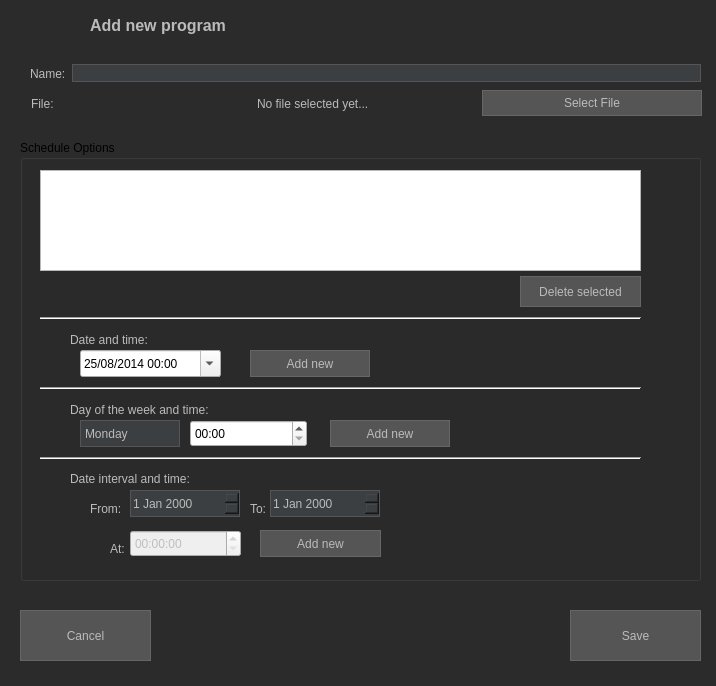
<?xml version="1.0" encoding="UTF-8"?>
<ui version="4.0">
 <class>add_program</class>
 <widget class="QDialog" name="add_program">
  <property name="styleSheet">
   <string notr="true">
    QDialog {
        background-color: #2b2b2b;
        color: #bbbbbb; /* Default text color */
    }
    QLabel {
        color: #bbbbbb;
    }
    QLineEdit, QTextEdit, QPlainTextEdit {
        background-color: #3c3f41;
        color: #bbbbbb;
        border: 1px solid #555555;
        selection-background-color: #007acc;
        selection-color: white;
    }
    QPushButton, QToolButton {
        background-color: #555555;
        color: #bbbbbb;
        border: 1px solid #666666;
        padding: 5px;
    }
    QPushButton:hover, QToolButton:hover {
        background-color: #666666;
    }
    QPushButton:pressed, QToolButton:pressed {
        background-color: #444444;
    }
    QComboBox {
        background-color: #3c3f41;
        color: #bbbbbb;
        border: 1px solid #555555;
        selection-background-color: #007acc;
        /* selection-color: white; */
    }
    QComboBox::drop-down {
        border: none;
    }
    QComboBox QAbstractItemView {
        background-color: #3c3f41;
        color: #bbbbbb;
        selection-background-color: #007acc;
        selection-color: white;
        border: 1px solid #555555;
        outline: 0px;
    }
    QDateEdit {
        background-color: #3c3f41;
        color: #bbbbbb;
        border: 1px solid #555555;
        selection-background-color: #007acc;
        selection-color: white;
    }
    QDateEdit::drop-down {
         /* Style dropdown button if needed */
    }
    QDateEdit QAbstractItemView {
        background-color: #3c3f41;
        color: #bbbbbb;
        selection-background-color: #007acc;
    }
   </string>
  </property>
  <property name="geometry">
   <rect>
    <x>0</x>
    <y>0</y>
    <width>716</width>
    <height>686</height>
   </rect>
  </property>
  <property name="windowTitle">
   <string>Dialog</string>
  </property>
  <property name="windowIcon">
   <iconset resource="resources.qrc">
    <normaloff>:/48x48.png</normaloff>:/48x48.png</iconset>
  </property>
  <widget class="QGroupBox" name="schedules">
   <property name="enabled">
    <bool>true</bool>
   </property>
   <property name="geometry">
    <rect>
     <x>20</x>
     <y>140</y>
     <width>681</width>
     <height>441</height>
    </rect>
   </property>
   <property name="title">
    <string>Schedule Options</string>
   </property>
   <widget class="QDateTimeEdit" name="dateTimeEdit">
    <property name="geometry">
     <rect>
      <x>60</x>
      <y>210</y>
      <width>141</width>
      <height>27</height>
     </rect>
    </property>
    <property name="dateTime">
     <datetime>
      <hour>0</hour>
      <minute>0</minute>
      <second>0</second>
      <year>2014</year>
      <month>8</month>
      <day>25</day>
     </datetime>
    </property>
    <property name="minimumDateTime">
     <datetime>
      <hour>13</hour>
      <minute>0</minute>
      <second>0</second>
      <year>1814</year>
      <month>8</month>
      <day>25</day>
     </datetime>
    </property>
    <property name="minimumDate">
     <date>
      <year>1814</year>
      <month>8</month>
      <day>25</day>
     </date>
    </property>
    <property name="minimumTime">
     <time>
      <hour>13</hour>
      <minute>0</minute>
      <second>0</second>
     </time>
    </property>
    <property name="displayFormat">
     <string>dd/MM/yyyy hh:mm</string>
    </property>
    <property name="calendarPopup">
     <bool>true</bool>
    </property>
   </widget>
   <widget class="QPushButton" name="pushButton_4">
    <property name="geometry">
     <rect>
      <x>230</x>
      <y>210</y>
      <width>120</width>
      <height>27</height>
     </rect>
    </property>
    <property name="text">
     <string>Add new</string>
    </property>
   </widget>
   <widget class="QPushButton" name="pushButton_5">
    <property name="geometry">
     <rect>
      <x>500</x>
      <y>136</y>
      <width>121</width>
      <height>31</height>
     </rect>
    </property>
    <property name="text">
     <string>Delete selected</string>
    </property>
   </widget>
   <widget class="QLabel" name="label_5">
    <property name="geometry">
     <rect>
      <x>50</x>
      <y>190</y>
      <width>101</width>
      <height>20</height>
     </rect>
    </property>
    <property name="text">
     <string>Date and time:</string>
    </property>
   </widget>
   <widget class="QLabel" name="label_6">
    <property name="geometry">
     <rect>
      <x>50</x>
      <y>260</y>
      <width>161</width>
      <height>20</height>
     </rect>
    </property>
    <property name="text">
     <string>Day of the week and time:</string>
    </property>
   </widget>
   <widget class="Line" name="line">
    <property name="geometry">
     <rect>
      <x>20</x>
      <y>170</y>
      <width>601</width>
      <height>16</height>
     </rect>
    </property>
    <property name="orientation">
     <enum>Qt::Horizontal</enum>
    </property>
   </widget>
   <widget class="Line" name="line_2">
    <property name="geometry">
     <rect>
      <x>20</x>
      <y>240</y>
      <width>601</width>
      <height>16</height>
     </rect>
    </property>
    <property name="orientation">
     <enum>Qt::Horizontal</enum>
    </property>
   </widget>
   <widget class="QComboBox" name="cbox_dayOfTheWeek">
    <property name="enabled">
     <bool>true</bool>
    </property>
    <property name="geometry">
     <rect>
      <x>60</x>
      <y>280</y>
      <width>100</width>
      <height>27</height>
     </rect>
    </property>
    <property name="styleSheet">
     <string notr="true">selection-color: rgb(87, 118, 255);</string>
    </property>
    <item>
     <property name="text">
      <string>Monday</string>
     </property>
    </item>
    <item>
     <property name="text">
      <string>Tuesday</string>
     </property>
    </item>
    <item>
     <property name="text">
      <string>Wednesday</string>
     </property>
    </item>
    <item>
     <property name="text">
      <string>Thursday</string>
     </property>
    </item>
    <item>
     <property name="text">
      <string>Friday</string>
     </property>
    </item>
    <item>
     <property name="text">
      <string>Saturday</string>
     </property>
    </item>
    <item>
     <property name="text">
      <string>Sunday</string>
     </property>
    </item>
   </widget>
   <widget class="QTimeEdit" name="hourMinute">
    <property name="enabled">
     <bool>true</bool>
    </property>
    <property name="geometry">
     <rect>
      <x>170</x>
      <y>280</y>
      <width>117</width>
      <height>27</height>
     </rect>
    </property>
    <property name="locale">
     <locale language="English" country="UnitedStates"/>
    </property>
    <property name="displayFormat">
     <string>hh:mm</string>
    </property>
    <property name="timeSpec">
     <enum>Qt::LocalTime</enum>
    </property>
   </widget>
   <widget class="QPushButton" name="pushButton_6">
    <property name="enabled">
     <bool>true</bool>
    </property>
    <property name="geometry">
     <rect>
      <x>310</x>
      <y>280</y>
      <width>120</width>
      <height>27</height>
     </rect>
    </property>
    <property name="text">
     <string>Add new</string>
    </property>
   </widget>
   <widget class="Line" name="line_3">
    <property name="geometry">
     <rect>
      <x>20</x>
      <y>310</y>
      <width>601</width>
      <height>16</height>
     </rect>
    </property>
    <property name="orientation">
     <enum>Qt::Horizontal</enum>
    </property>
   </widget>
   <widget class="QLabel" name="label_7">
    <property name="geometry">
     <rect>
      <x>50</x>
      <y>330</y>
      <width>171</width>
      <height>17</height>
     </rect>
    </property>
    <property name="text">
     <string>Date interval and time:</string>
    </property>
   </widget>
   <widget class="QDateEdit" name="dateEdit">
    <property name="enabled">
     <bool>false</bool>
    </property>
    <property name="geometry">
     <rect>
      <x>110</x>
      <y>350</y>
      <width>110</width>
      <height>27</height>
     </rect>
    </property>
   </widget>
   <widget class="QLabel" name="label_8">
    <property name="geometry">
     <rect>
      <x>70</x>
      <y>360</y>
      <width>31</width>
      <height>17</height>
     </rect>
    </property>
    <property name="text">
     <string>From:</string>
    </property>
   </widget>
   <widget class="QLabel" name="label_9">
    <property name="geometry">
     <rect>
      <x>230</x>
      <y>360</y>
      <width>21</width>
      <height>17</height>
     </rect>
    </property>
    <property name="text">
     <string>To:</string>
    </property>
   </widget>
   <widget class="QDateEdit" name="dateEdit_2">
    <property name="enabled">
     <bool>false</bool>
    </property>
    <property name="geometry">
     <rect>
      <x>250</x>
      <y>350</y>
      <width>110</width>
      <height>27</height>
     </rect>
    </property>
   </widget>
   <widget class="QLabel" name="label_10">
    <property name="geometry">
     <rect>
      <x>90</x>
      <y>400</y>
      <width>31</width>
      <height>17</height>
     </rect>
    </property>
    <property name="text">
     <string>At:</string>
    </property>
   </widget>
   <widget class="QTimeEdit" name="timeEdit_2">
    <property name="enabled">
     <bool>false</bool>
    </property>
    <property name="geometry">
     <rect>
      <x>110</x>
      <y>390</y>
      <width>111</width>
      <height>27</height>
     </rect>
    </property>
   </widget>
   <widget class="QPushButton" name="pushButton_7">
    <property name="enabled">
     <bool>false</bool>
    </property>
    <property name="geometry">
     <rect>
      <x>240</x>
      <y>390</y>
      <width>121</width>
      <height>27</height>
     </rect>
    </property>
    <property name="text">
     <string>Add new</string>
    </property>
   </widget>
   <widget class="QListWidget" name="listWidget">
    <property name="geometry">
     <rect>
      <x>20</x>
      <y>30</y>
      <width>601</width>
      <height>101</height>
     </rect>
    </property>
   </widget>
  </widget>
  <widget class="QWidget" name="layoutWidgetp1">
   <property name="geometry">
    <rect>
     <x>30</x>
     <y>60</y>
     <width>671</width>
     <height>27</height>
    </rect>
   </property>
   <layout class="QHBoxLayout" name="horizontalLayout">
    <item>
     <widget class="QLabel" name="label_3">
      <property name="text">
       <string>Name:</string>
      </property>
     </widget>
    </item>
    <item>
     <widget class="QLineEdit" name="txt_name"/>
    </item>
   </layout>
  </widget>
  <widget class="QLabel" name="label">
   <property name="geometry">
    <rect>
     <x>90</x>
     <y>10</y>
     <width>601</width>
     <height>31</height>
    </rect>
   </property>
   <property name="font">
    <font>
     <pointsize>12</pointsize>
     <weight>75</weight>
     <bold>true</bold>
    </font>
   </property>
   <property name="text">
    <string>Add new program</string>
   </property>
  </widget>
  <widget class="QPushButton" name="pushButton_2">
   <property name="geometry">
    <rect>
     <x>20</x>
     <y>610</y>
     <width>131</width>
     <height>51</height>
    </rect>
   </property>
   <property name="text">
    <string>Cancel</string>
   </property>
  </widget>
  <widget class="QPushButton" name="pushButton">
   <property name="geometry">
    <rect>
     <x>570</x>
     <y>610</y>
     <width>131</width>
     <height>51</height>
    </rect>
   </property>
   <property name="text">
    <string>Save</string>
   </property>
  </widget>
  <widget class="QLabel" name="label_2">
   <property name="geometry">
    <rect>
     <x>30</x>
     <y>0</y>
     <width>41</width>
     <height>41</height>
    </rect>
   </property>
   <property name="text">
    <string/>
   </property>
   <property name="pixmap">
    <pixmap resource="resources.qrc">:/icons/add-event-icon.png</pixmap>
   </property>
   <property name="scaledContents">
    <bool>true</bool>
   </property>
  </widget>
  <widget class="QWidget" name="layoutWidgetp2">
   <property name="geometry">
    <rect>
     <x>31</x>
     <y>90</y>
     <width>671</width>
     <height>27</height>
    </rect>
   </property>
   <layout class="QHBoxLayout" name="horizontalLayout_2">
    <item>
     <widget class="QLabel" name="label_4">
      <property name="text">
       <string>File:</string>
      </property>
     </widget>
    </item>
    <item>
     <widget class="QLabel" name="txt_selected_file">
      <property name="text">
       <string>No file selected yet...</string>
      </property>
     </widget>
    </item>
    <item>
     <widget class="QPushButton" name="pushButton_3">
      <property name="text">
       <string>Select File</string>
      </property>
     </widget>
    </item>
   </layout>
  </widget>
 </widget>
 <resources>
  <include location="resources.qrc"/>
 </resources>
 <connections/>
</ui>
